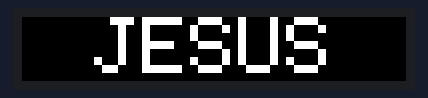
Bench run of a sketch on a simulated ESP32. Shown: 96×16 colour display. What the sketch prints to the serial monitor is not drawn.

Above: at 0.2 s.

The sketch:

esp32_counter_test.ino
```cpp
/*
  Single row × 2 columns P10 RGB = 64 × 16 px
  Just prints JESUS centred.
*/

#define PxMATRIX_SPI_FREQUENCY 20000000
#include <PxMatrix.h>

#define P_LAT  5
#define P_A   19
#define P_B   23
#define P_C   18
#define P_OE   4

// 1 row × 3 cols = 96 wide × 16 tall
PxMATRIX display(96, 16, P_LAT, P_OE, P_A, P_B, P_C);

static unsigned long lastScan = 0;
void scanIfNeeded() {
    unsigned long now = micros();
    if ((long)(now - lastScan) >= 2000) {
        display.display(40);
        lastScan = now;
    }
}

void setup() {
    Serial.begin(115200);
    display.begin(8);
    delay(100);
    display.clearDisplay();
    display.setBrightness(150);
    display.setTextWrap(false);
    display.setRotation(0);

    // "JESUS" size 2 = 60px wide × 16px tall — centred in 96px
    display.setTextSize(2);
    display.setTextColor(display.color565(255, 255, 255));  // WHITE
    display.setCursor(18, 0);
    display.print("JESUS");

    Serial.println("ready");
}

void loop() {
    scanIfNeeded();
}
```
